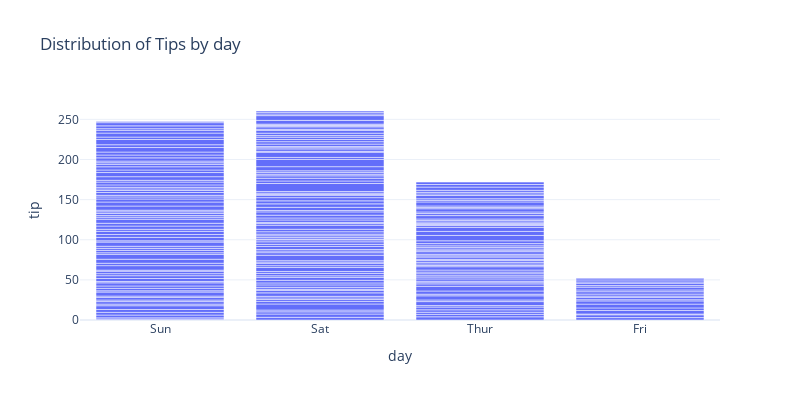

Source (notebook cell):
### Markdown cell above
## Bar Chart

### Code cell
#Distribucion de propinas por dia
#Grafica de barras
px.bar(data_frame=df
       , x='day'
       , y='tip'
       , width=800, height=400
       , template='plotly_white'
       , title='Distribution of Tips by day'
      )

### Figure 1 — Plotly figure (JSON) as saved in the notebook; plotly's stock layout.template omitted (floating-point values rounded to 4 significant figures; data arrays with more than 128 entries replaced by an {"elided": "..."} marker saying what was removed)
{"data": [{"alignmentgroup": "True", "hoverlabel": {"namelength": 0}, "hovertemplate": "day=%{x}<br>tip=%{y}", "legendgroup": "", "marker": {"color": "#636efa"}, "name": "", "offsetgroup": "", "orientation": "v", "showlegend": false, "textposition": "auto", "type": "bar", "x": {"elided": "244 str values"}, "xaxis": "x", "y": {"elided": "244 float values"}, "yaxis": "y"}], "layout": {"barmode": "relative", "height": 400, "legend": {"tracegroupgap": 0}, "title": {"text": "Distribution of Tips by day"}, "width": 800, "xaxis": {"anchor": "y", "domain": [0, 1], "title": {"text": "day"}}, "yaxis": {"anchor": "x", "domain": [0, 1], "title": {"text": "tip"}}}}
